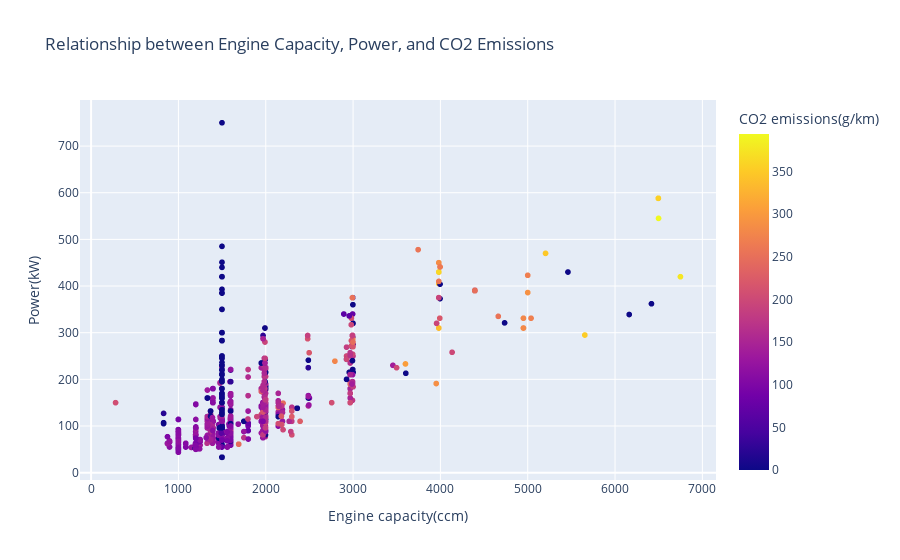

Notebook cell for this chart:
### Markdown cell above
**Question 2:** How does the engine capacity and power relate to CO2 emissions?

### Code cell
# Biểu đồ scatter plot để quan sát mối quan hệ giữa công suất, dung tích động cơ và CO2 emission
fig = px.scatter(clean_df, x='Engine capacity(ccm)', y='Power(kW)', color='CO2 emissions(g/km)',
                 title='Relationship between Engine Capacity, Power, and CO2 Emissions')
fig.show()

### Figure 1 — Plotly figure (JSON) as saved in the notebook; plotly's stock layout.template omitted (floating-point values rounded to 4 significant figures; data arrays with more than 128 entries replaced by an {"elided": "..."} marker saying what was removed)
{"data": [{"hovertemplate": "Engine capacity(ccm)=%{x}<br>Power(kW)=%{y}<br>CO2 emissions(g/km)=%{marker.color}<extra></extra>", "legendgroup": "", "marker": {"color": {"elided": "2290 int values"}, "coloraxis": "coloraxis", "symbol": "circle"}, "mode": "markers", "name": "", "showlegend": false, "type": "scattergl", "x": {"elided": "2290 int values"}, "xaxis": "x", "y": {"elided": "2290 int values"}, "yaxis": "y"}], "layout": {"coloraxis": {"colorbar": {"title": {"text": "CO2 emissions(g/km)"}}, "colorscale": [[0, "#0d0887"], [0.1111, "#46039f"], [0.2222, "#7201a8"], [0.3333, "#9c179e"], [0.4444, "#bd3786"], [0.5556, "#d8576b"], [0.6667, "#ed7953"], [0.7778, "#fb9f3a"], [0.8889, "#fdca26"], [1, "#f0f921"]]}, "legend": {"tracegroupgap": 0}, "title": {"text": "Relationship between Engine Capacity, Power, and CO2 Emissions"}, "xaxis": {"anchor": "y", "domain": [0, 1], "title": {"text": "Engine capacity(ccm)"}}, "yaxis": {"anchor": "x", "domain": [0, 1], "title": {"text": "Power(kW)"}}}}
